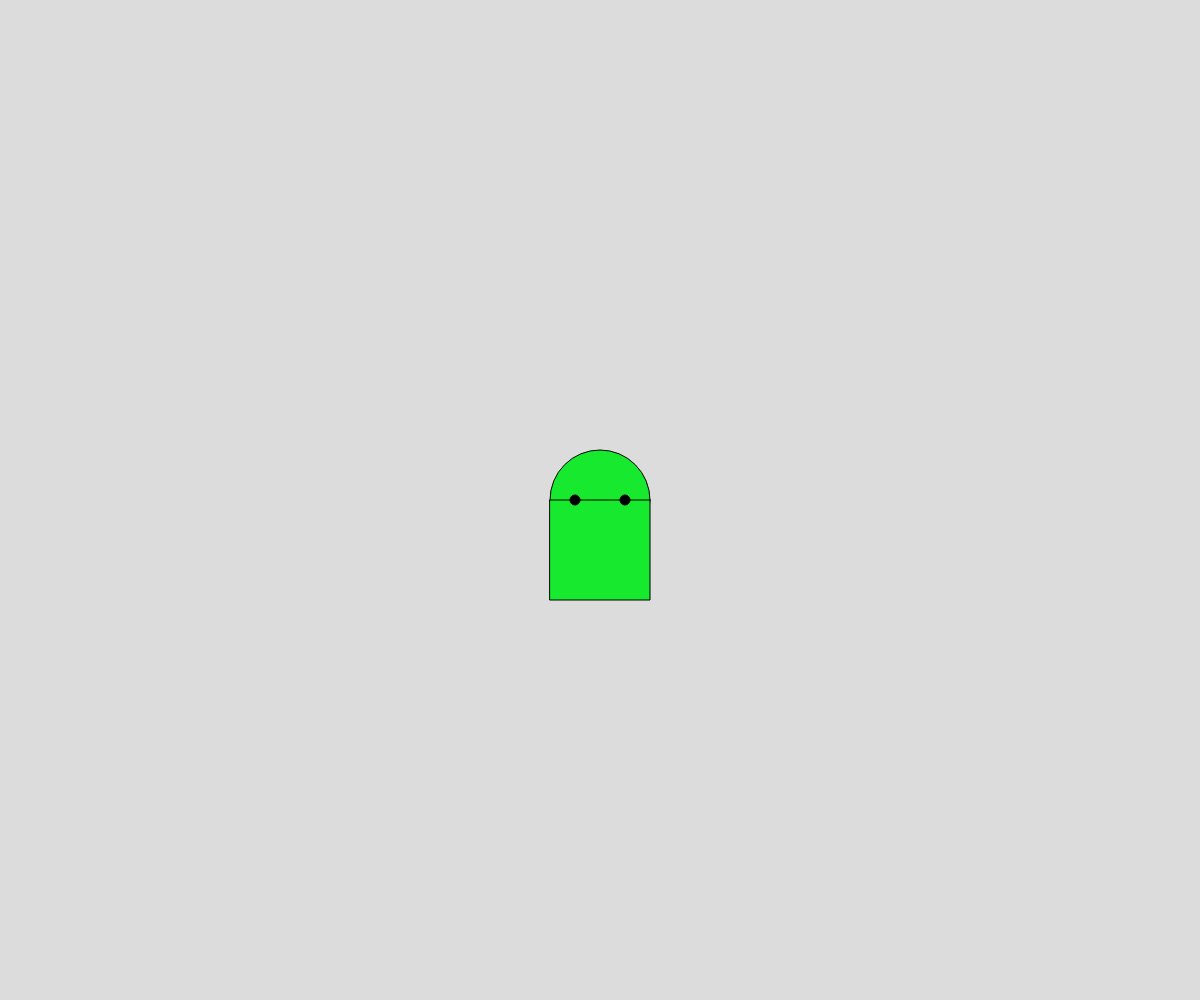
Frame 1 (no input)
Frame 60 (no input): identical to frame 1, image omitted
Frame 120 (the mouse pressed at the canvas centre since frame 60): identical to frame 1, image omitted

The p5.js sketch that drew this single still picture (run headless with seeded random() and noise() and a simulated clock; from frame 60 on, the mouse is pressed at the canvas centre):

// p5.js sketch
// ── sketch.js
// 03 Drawing with Shapes Challenge
// Grace Li
// Date: Feb 10


//Global Variable Declarations
let cenX;
let cenY;
let diameter = 100;
let radius;
let eyePos;
let eyePositionX;
let eyePositionY;
let eyeRadius;


function setup() {
  createCanvas(windowWidth, windowHeight);
}

function draw() {
  background(220);
  drawCharacter();
 // drawBox();
}

function drawCharacter(){
  // the underlining system, draw an alien 
  cenX = width/2;
  cenY = height/2;
  radius = diameter/2;
  eyePos = radius/2;
  fill(23, 233, 46);
  //Head:
  circle(cenX, cenY, diameter);
  //Body:
  rect(cenX - radius, cenY, diameter, diameter);
  // Left eye:
  fill(0, 0, 0);
  circle(cenX - eyePos, cenY, 10);
  // Right eye:
  circle(cenX + eyePos, cenY,10);
//                Set the diameter of eye into a variable
  eyeRadius = 
  eyePositionX = cenX - eyePos;
  eyePositionY = cenX + eyePos;

  line()
}




function drawBox(){
  //draw box on screen
  fill(23,233,45)
  rect(boxX, boxY, 50, 30, 5, 5, 0, 0);
  rect(boxX, boxY - 50, 30);

}

function keyPressed(){
  if(key === "a"){
    boxX = 0;
  }
  if(key === "b"){
    boxY = 400;
  }
  if(keyCode === ESCAPE){
    boxX = width *  0.85; // 85 percent across the screen
    boxY = height * 0.6; // 60 percent down the screen
  }
}
